Frame 1 (no input): blank canvas, image omitted
Frame 60 (no input): blank canvas, image omitted
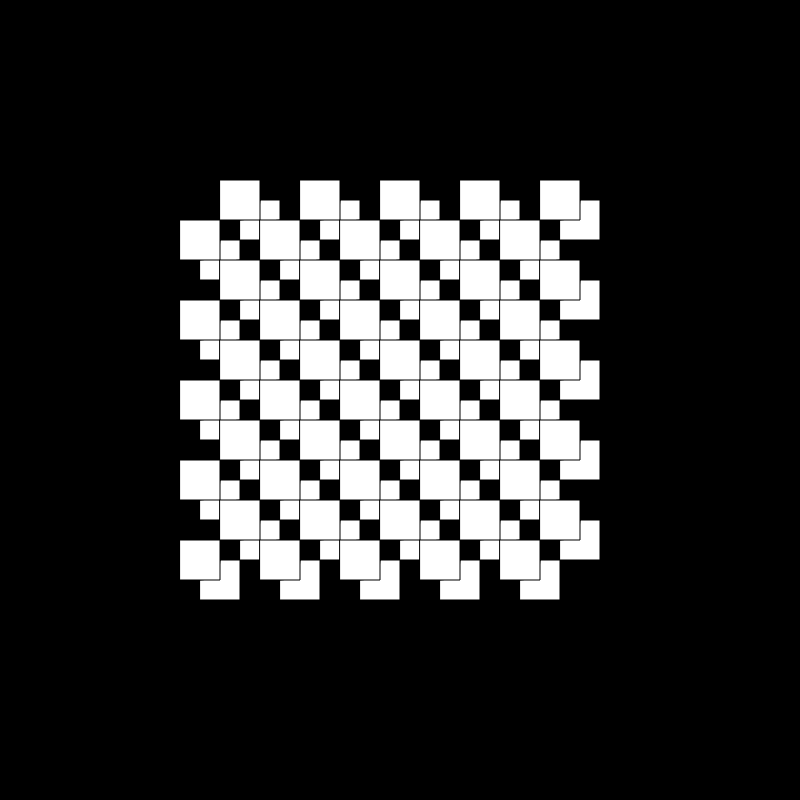
Frame 120 (the mouse pressed at the canvas centre since frame 60)

The p5.js sketch whose frames 1 and 60 were blank and that drew this single picture after the mouse press (run headless with seeded random() and noise() and a simulated clock; from frame 60 on, the mouse is pressed at the canvas centre):

// p5.js sketch
// ── sketch.js
let length = 40, size = 10, HEIGHT = 800, WIDTH = 800;

function setup(){
    createCanvas(WIDTH,HEIGHT);
}

function draw() {
  background(0);
  fill(255);
  for (let y = 0; y < size; y++) {
    for (let x = 0; x < size; x++) {
      if ((x + y) % 2 != 0) {
        let size2 = length+length*(mouseX+mouseY-HEIGHT)/HEIGHT;
        square(200+x*length, 200+y*length, size2);
        circle(200+x*length, 200+y*length, size2);
        square(180+x*length, 180+y*length, size2);
      }
    }
  }
}
